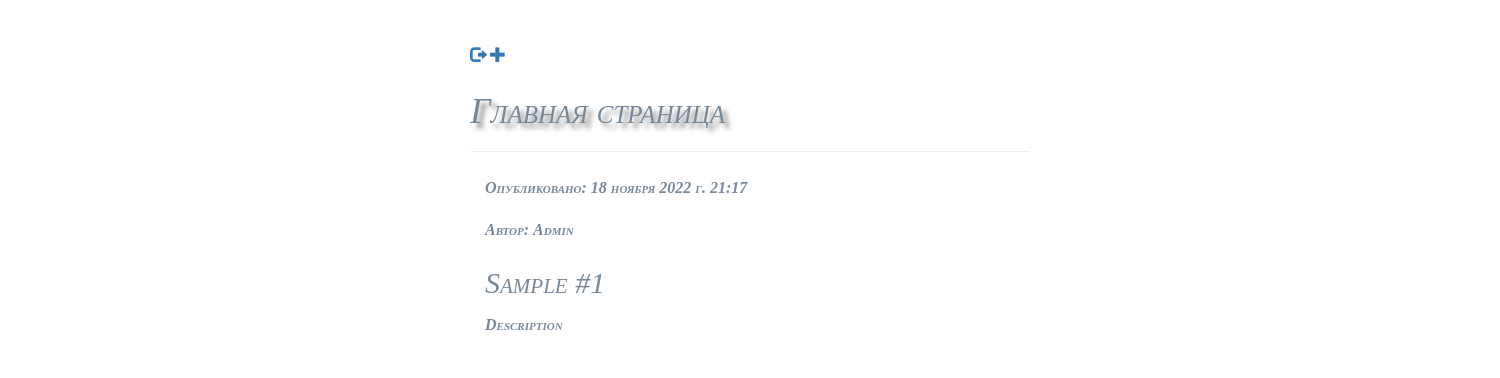
Before: / (signed in) with the older database file.
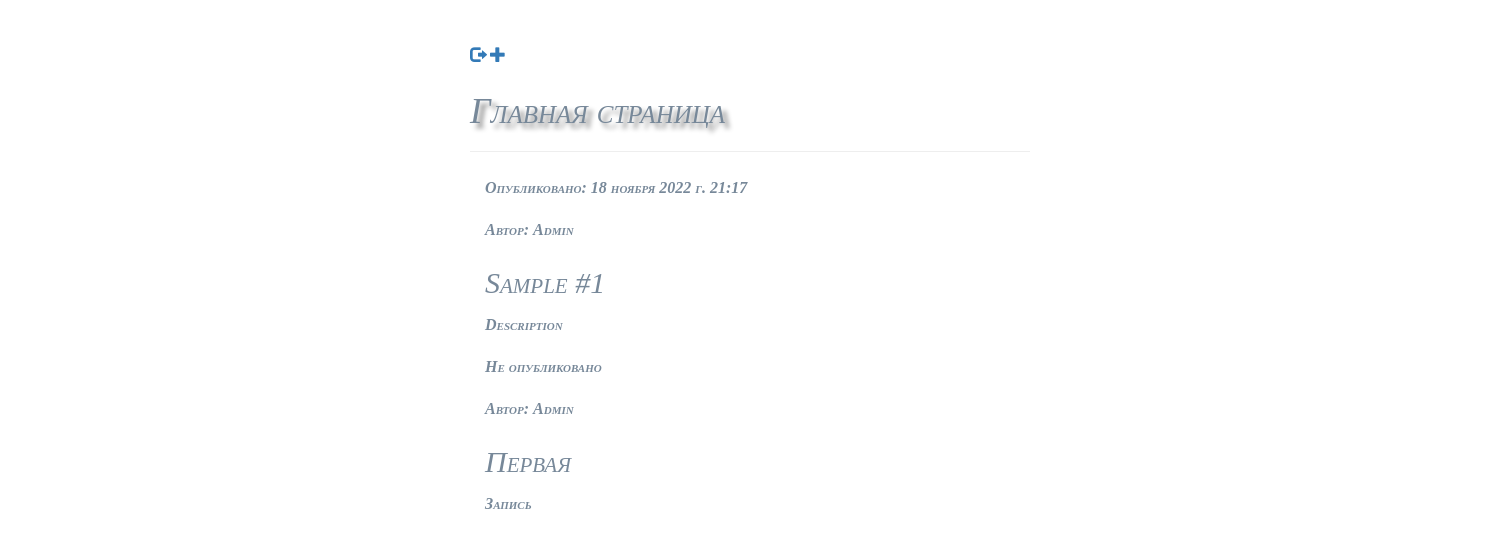
After: the same page with the newer database file.
### blog/models.py (models this page shows, shortened)
class Post(models.Model):
    author = models.ForeignKey(settings.AUTH_USER_MODEL, on_delete=models.CASCADE)
    title = models.CharField(max_length=200, verbose_name="Заголовок")
    text = models.TextField(verbose_name="Текст статьи")
    created_date = models.DateTimeField(default=timezone.now, verbose_name="Дата создания")
    published_date = models.DateTimeField(blank=True, null=True, verbose_name="Дата публикации")
    is_published = models.BooleanField(default=False, verbose_name="Запись опубликована?")
    objects = PostManager()
    published = PostPublishedManager()
    def get_absolute_url(self):
        return reverse('post_detail', args=[str(self.id)])
    class Meta:
        verbose_name = "Запись в блоге"
        verbose_name_plural = "Записи в блоге"

### blog/views.py (the view)
# urls.py: path('', views.post_list, name='post_list'),
def post_list(request):
    posts = Post.objects.for_user(user=request.user)
    return render(request, 'blog/post_list.html', {'posts': posts})

### blog/managers.py (called while the page is built)
    def for_user(self, user=None):
        if user.is_staff:
            return self.all()
        elif user.is_authenticated:
            return self.filter(
                Q(published_date__lte=timezone.now()) | Q(author=user))
        else:
            return self.filter(published_date__lte=timezone.now())

    def get_queryset(self):
        return PostQuerySet(self.model, using=self._db)

    def for_user(self, user=None):
        return self.get_queryset().for_user(user=user)

### blog/templates/blog/post_list.html
{% extends 'blog/base.html' %}
{% block content %}
    {% for post in posts %}
    <div class="post">
        <div class="date">
            {% if post.published_date %}
            <p>Опубликовано: {{ post.published_date }}</p>
            {% else %}
            <p>Не опубликовано</p>
            {% endif %}
            <p>Автор: {{ post.author }}</p>
        </div>
        <h2><a href="{{ post.get_absolute_url }}">{{ post.title }}</a> </h2>
        <p>{{ post.text|linebreaksbr }}</p>
    </div>
    {% endfor %}
   {% endblock %}

### blog/templates/blog/base.html (shortened to what this page needs)
{% load static %}
<html lang="en" dir="ltr">
<head>
    <link rel="stylesheet" href="//maxcdn.bootstrapcdn.com/bootstrap/3.2.0/css/bootstrap.min.css">
    <link rel="stylesheet" href="//maxcdn.bootstrapcdn.com/bootstrap/3.2.0/css/bootstrap-theme.min.css">
    <link href="{% static 'blog/css/theme.css' %}" rel="stylesheet">
</head>
<body>
    {% block header %}
    <div class = "page-header">
    {% if request.user.is_authenticated %}
    <a href="{% url 'logout' %}" class="top-menu"><span class="glyphicon glyphicon-log-out"></span></a>
    <a href="{% url 'post_add' %}" class="top_menu"><span class = "glyphicon glyphicon-plus"></span></a>
    {% else %}
    <a href="{% url 'login' %}" class="top-menu"><span class="glyphicon glyphicon-log-in"></span></a>
    {% endif %}
    <h1><a href="/">Главная страница</a></h1>
    </div>
{% endblock %}
<div>
    <div class="content container">
        <div class="row">
            <div class="col-md-8">
                {% block content %}
                {% endblock %}
            </div>
        </div>
    </div>
</div>
</body>
</html>

### blog/static/blog/css/theme.css (style rules this page uses)
h1 a { margin: 0 auto; padding: 20px 0; color: #778899; text-shadow: 5px 5px 5px gray; }
h2 a { color: #778899; background-color: #FCA205: background-color: #3a9999 font-family: inherit }
body { width: 600px; margin: 0 auto; background-color: #ffffff; padding: 0 20px 20px 20px; font: italic small-caps bold 16px/2 cursive; color: #778899; }

Changed rows visible on the page:
added Post: shows "Не опубликовано", author "Admin", title "Первая", text "Запись"
